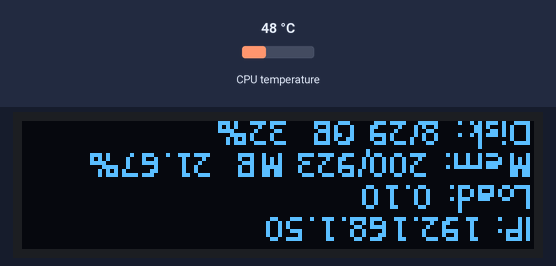
This program was run on a simulated Raspberry Pi (BCM pin numbers). On the bench: 128×32 one-colour display. The inputs (shaded band) are chosen by the test bench; at power-on: CPU temperature 48 °C. System figures (address, load, memory, disk, uptime) are fixed made-up values.

Above: at 0.2 s.
At 7.2 s:
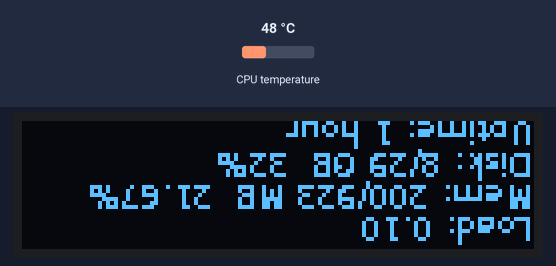
At 13.6 s:
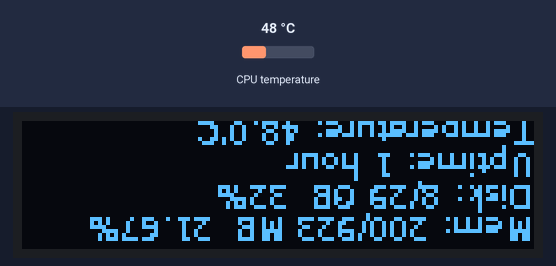
At 20.0 s:
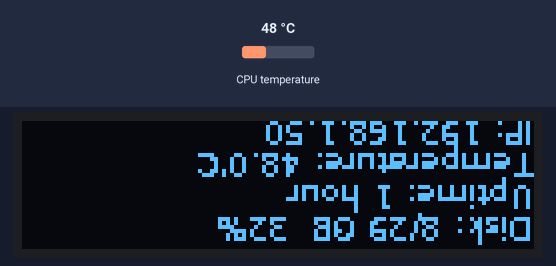
At 26.3 s:
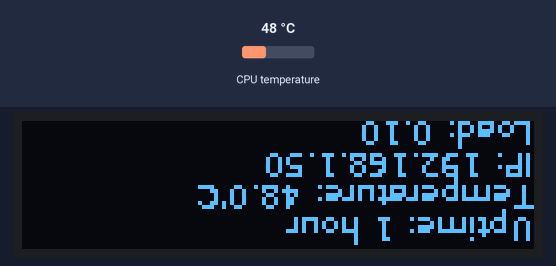
At 32.7 s:
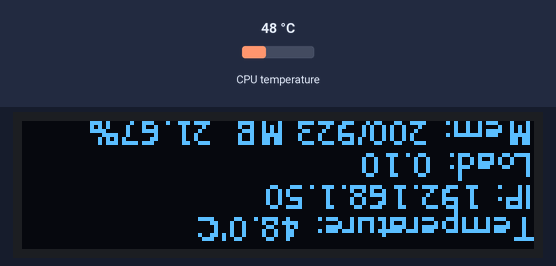

The program:

ssd1306_statusdisplay.py
```python
import time
import subprocess
import os

from board import SCL, SDA
import busio
from PIL import Image, ImageDraw, ImageFont
import adafruit_ssd1306

# Create the I2C interface.
i2c = busio.I2C(SCL, SDA)
disp = adafruit_ssd1306.SSD1306_I2C(128, 32, i2c)

# Clear display.
disp.fill(0)
disp.show()

# Create blank image for drawing.
# Make sure to create image with mode '1' for 1-bit color.
width = disp.width
height = disp.height
image = Image.new("1", (width, height))

# Get drawing object to draw on image.
draw = ImageDraw.Draw(image)

# Draw a black filled box to clear the image.
draw.rectangle((0, 0, width, height), outline=0, fill=0)

# Load default font.
font = ImageFont.truetype('/usr/share/fonts/truetype/dejavu/DejaVuSans.ttf', 8)
# Index for the first line to display
start_index = 0
refresh_counter = 0

while True:
    # Draw a black filled box to clear the image.
    draw.rectangle((0, 0, width, height), outline=0, fill=0)

    # Shell scripts for system monitoring from here:
    cmd = "hostname -I | cut -d' ' -f1"
    IP = "IP: " + subprocess.check_output(cmd, shell=True).decode("utf-8")
    cmd = 'cut -f 1 -d " " /proc/loadavg'
    CPU = "Load: " + subprocess.check_output(cmd, shell=True).decode("utf-8")
    cmd = "free -m | awk 'NR==2{printf \"Mem: %s/%s MB  %.2f%%\", $3,$2,$3*100/$2 }'"
    MemUsage = subprocess.check_output(cmd, shell=True).decode("utf-8")
    cmd = 'df -h | awk \'$NF=="/"{printf "Disk: %d/%d GB  %s", $3,$2,$5}\''
    Disk = subprocess.check_output(cmd, shell=True).decode("utf-8")
    cmd = "uptime -p"
    uptime_parts = (os.popen(cmd).read().strip()).split(", ")
    # Formatieren der Uptime
    formatted_uptime = ""
    for part in uptime_parts:
        if "up" in part:
            formatted_uptime += "Uptime: " + part.split("up ")[1]
    cmd = "vcgencmd measure_temp"
    temp_celsius = "Temperature: " + (os.popen(cmd).read().strip()).split("=")[1]
    # Clear the text_lines list
    text_lines = [0 for x in range(6)]

    # Update the text_lines list with the current values
    text_lines[0] = IP
    text_lines[1] = CPU
    text_lines[2] = MemUsage
    text_lines[3] = Disk
    text_lines[4] = formatted_uptime
    text_lines[5] = temp_celsius

    # Display four lines at a time
    for i in range(4):
        line = text_lines[(start_index + i) % len(text_lines)]
        draw.text((0, 8 * i), line, font=font, fill=255)

    # Increment the start_index for the next iteration
    if refresh_counter >= 10:  # 5 Sekunden entsprechen 10 Iterationen mit 0,5 Sekunden Wartezeit
        start_index = (start_index + 1) % len(text_lines)
        refresh_counter = 0

    # Display image.
    disp.image(image.rotate(180))
    disp.show()
    time.sleep(0.5)
    refresh_counter += 1
```

Measured:
- what the display in image 0 shows lasts 7.0 s, from 0.2 s to 7.2 s
- what the display in image 1 shows lasts 6.4 s, from 7.2 s to 13.6 s
